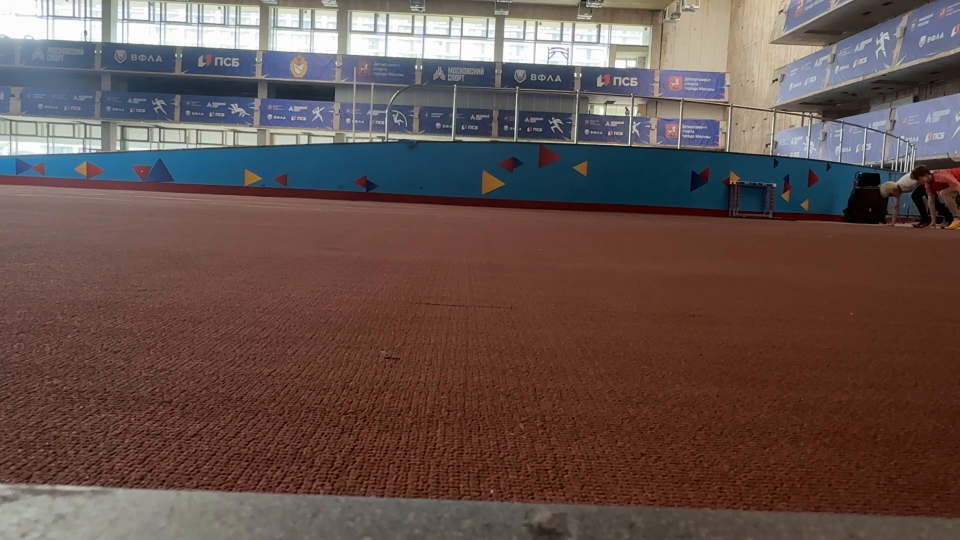
#> input picture materials/reviews/assets/starts-2026-10-04/3589-red-low-actual/frame-0000.png, 1920 x 1080 px, found by its file name (shown at 1/2 size)
$ python annotate_simple_feedback.py
#> lines starting #> are read from the running program, lines starting #| are printed output that depends on the picture; pictures that were not available may be replaced by others from this repository, and a replacement may not be noted
#!/usr/bin/env python3
"""Render observations on original crops; no anatomy synthesis or joint estimation."""
from pathlib import Path
import matplotlib
matplotlib.use('Agg')
import matplotlib.pyplot as plt
from PIL import Image

ROOT=Path(__file__).resolve().parents[1]/'media/review-2026-10-04'
OUT=ROOT/'simple-feedback';OUT.mkdir(exist_ok=True)
plt.rcParams.update({'font.family':'DejaVu Sans','font.size':13,'text.color':'#edf3fa','axes.titlecolor':'#edf3fa','figure.facecolor':'#101823'})

def panel(ax,path,box,title):
#> called with box = (530, 410, 780, 720), title = 'IMG_8466 · 194,400 с'
    image=Image.open(path).convert('RGB').crop(box)
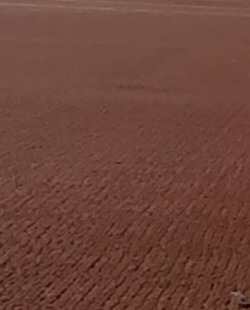
#> image: PIL image 250x310 RGB; mean R, G, B 109.1, 68.9, 58
    ax.imshow(image,extent=(box[0],box[2],box[3],box[1]),interpolation='nearest')
    ax.set_xlim(box[0],box[2]);ax.set_ylim(box[3],box[1]);ax.axis('off');ax.set_title(title,pad=12,fontsize=14)

def note(ax,text,point,position,color='#efbf61'):
    ax.annotate(text,xy=point,xytext=position,fontsize=12,ha='left',va='center',color=color,
                bbox={'boxstyle':'round,pad=.5','fc':'#101823','ec':color,'alpha':.97},
                arrowprops={'arrowstyle':'->','color':color,'lw':2})

fig,axes=plt.subplots(1,2,figsize=(12,6.8));fig.subplots_adjust(top=.81,bottom=.11,left=.03,right=.97,wspace=.09)
fig.suptitle('Ты в красном: крупную ошибку здесь не подтверждаю',fontsize=19,y=.97)
fig.text(.5,.905,'Это две разные ноги твоего цикла. С чужой стороной их не сравниваем.',ha='center',fontsize=12,color='#b9c6d8')
panel(axes[0],ROOT/'evidence-user/frame-0000.png',(530,410,780,720),'IMG_8466 · 194,400 с')
# Callouts identify visible regions, not measured joint centres.
note(axes[0],'Колено согнуто,\nподъём виден',(675,563),(552,440),'#80ddc2')
note(axes[0],'Корпус: проверять\nустойчивость',(625,532),(548,636))
panel(axes[1],ROOT/'evidence-user/frame-0001.png',(750,410,1000,720),'IMG_8466 · 195,133 с')
#> call 2 of panel, with box = (750, 410, 1000, 720), title = 'IMG_8466 · 195,133 с'
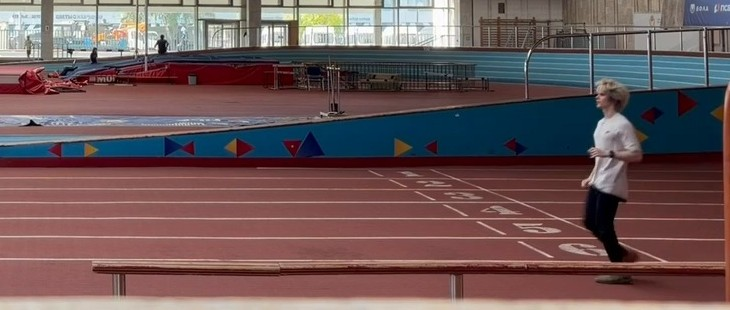
#> input picture materials/reviews/assets/program-2026-10-05/misha-a-skip.jpg, 730 x 310 px, given in place of frame-0001.png, which was not available
#> in panel (call 2), `image=Image.open(path).convert('RGB').crop(box)`: image: PIL image 250x310 RGB; every value is 0
note(axes[1],'Следующий подъём:\nдругая нога',(885,570),(772,435),'#80ddc2')
note(axes[1],'Перила скрывают низ ноги.\nКонтакт стопы не оценён.',(838,681),(770,640),'#d4dcec')
fig.text(.5,.025,'Ориентир: «колено поднимается, корпус остаётся спокойным». Это пробная подсказка, не диагноз.',ha='center',fontsize=12)
fig.savefig(OUT/'red-feedback.png',dpi=140,facecolor=fig.get_facecolor());plt.close(fig)
#> after `fig.savefig(OUT / 'red-feedback.png', dpi=140, facecolor=fig.get_facec`:
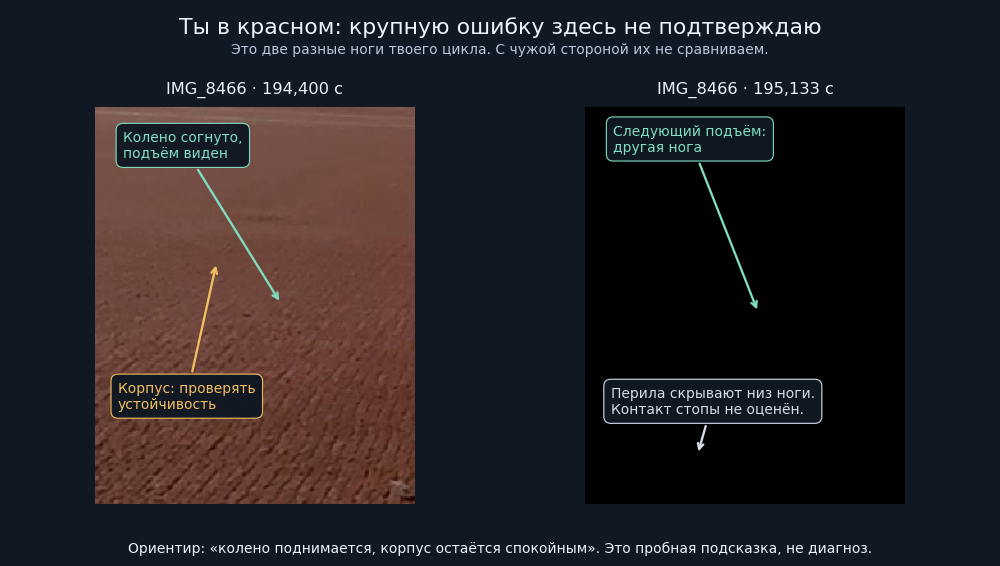
#> figure drawn by matplotlib, 2 panels

fig,axes=plt.subplots(2,2,figsize=(11,10.5));fig.subplots_adjust(top=.85,bottom=.11,left=.04,right=.96,wspace=.12,hspace=.21)
fig.suptitle('Белое поло: проверить повторяемость работы рук',fontsize=19,y=.975)
fig.text(.5,.922,'Слева и справа — разные половины своего цикла, с разными поднятыми ногами.',ha='center',fontsize=12,color='#b9c6d8')
fig.text(.5,.891,'Внутри каждого столбца показан повтор той же фазы. Анатомические стороны не переименованы.',ha='center',fontsize=11,color='#b9c6d8')
entries=[(5,84.333,(995,440,1200,710),(1105,510),(1007,461),'Передняя кисть\nближе к лицу'),
         (15,85.0,(915,440,1120,710),(999,542),(930,467),'Передняя кисть\nзаметно ниже'),
         (27,85.8,(815,440,1020,710),(928,519),(828,461),'Похожее положение\nв следующем цикле'),
         (39,86.6,(735,440,940,710),(815,534),(747,465),'Повтор другой\nполовины цикла')]
for ax,(idx,time,box,point,pos,text) in zip(axes.flat,entries):
    panel(ax,ROOT/f'8467-sequence/frame-{idx:04d}.jpg',box,f'IMG_8467 · {time:.3f} с')
#> call 3 of panel, with box = (995, 440, 1200, 710), title = 'IMG_8467 · 84.333 с'
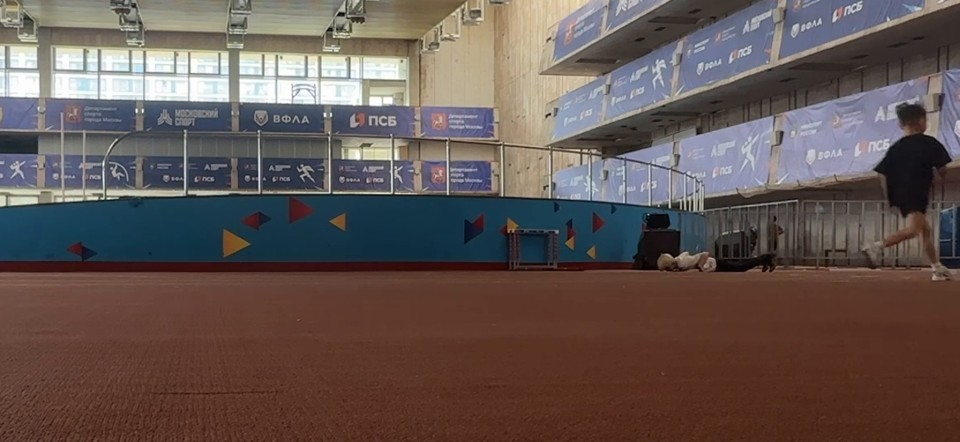
#> input picture materials/reviews/assets/program-2026-10-05/misha-push-up.jpg, 960 x 442 px, given in place of frame-0005.jpg, which was not available
#> in panel (call 3), `image=Image.open(path).convert('RGB').crop(box)`: image: PIL image 205x270 RGB; every value is 0
#> (the run stopped early here; a loop or call above may not have finished)
